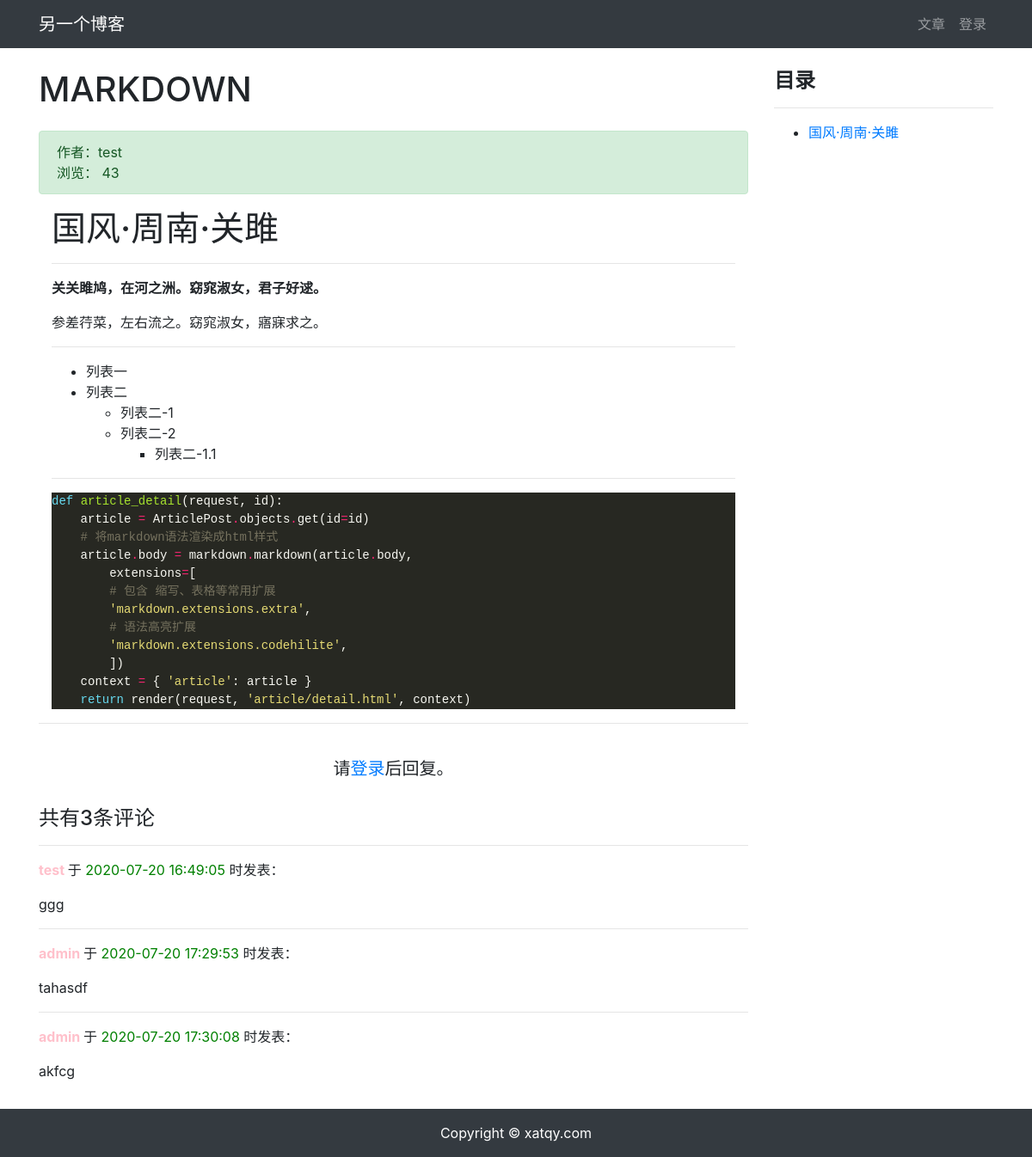
Page /article/article-detail/13/ on the committed database.
### article/models.py (models this page shows, shortened)
class ArticlePost(models.Model):
    author = models.ForeignKey(User, on_delete=models.CASCADE)
    title = models.CharField(max_length=100)
    body = models.TextField()
    created = models.DateTimeField(default=timezone.now)
    updated = models.DateTimeField(auto_now=True)
    total_views = models.PositiveIntegerField(default=0)
    class Meta:
        ordering = ('created',)

### comment/models.py (models this page shows, shortened)
class Comment(models.Model):
    article = models.ForeignKey(
        ArticlePost, on_delete=models.CASCADE, related_name='comments'
    )
    user = models.ForeignKey(
        User, on_delete=models.CASCADE, related_name='comments'
    )
    body = models.TextField()
    created = models.DateTimeField(auto_now_add=True)
    class Meta:
        ordering = ('created',)

### article/views.py (the view)
# urls.py: path('article-detail/<int:id>/', views.article_detail, name='article_detail'),
def article_detail(request, id):
    article = ArticlePost.objects.get(id=id)
    comments = Comment.objects.filter(article=id)
    article.total_views += 1
    article.save(update_fields=['total_views'])
    md = markdown.Markdown(
        extensions=[
            'markdown.extensions.extra',
            'markdown.extensions.codehilite',
            'markdown.extensions.toc',
        ])
    article.body = md.convert(article.body)
    context = {'article': article, 'toc': md.toc, 'comments': comments}
    return render(request, 'article/detail.html', context)

### templates/article/detail.html (shortened to what this page needs)
{% extends "base.html" %}
{% load staticfiles %}
{% block content %}
<div class="container">
    <div class="row">
        <div class="col-9">
            <h1 class="mt-4 mb-4">{{ article.title }}</h1>
        <div class=" alert alert-success">
            <div>
                作者：{{ article.author }}
            </div>
            <div>浏览： {{ article.total_views }}</div>
        </div>
        <div class="col-12">
            <p>{{ article.body|safe }}</p>
        </div>
            <hr>
            {% if user.is_authenticated %}
            <div>
                <form action="{% url 'comment:post_comment' article.id %}" method="POST">
                    {% csrf_token %}
                    <div class="form-group">
                        <label for="body">
                            <strong>我要留言：</strong>
                        </label>
                        <textarea type="text" class="form-control" id="body" name="body" rows="2"></textarea>
                    </div>
                    <button type="submit" class="btn btn-primary">发送</button>
                </form>
            </div>
            <br>
            {% else %}
            <br>
            <h5 class="row justify-content-center">请<a href="{% url 'userprofile:login' %}">登录</a>后回复。</h5>
            <br>
            {% endif %}
            <h4>共有{{ comments.count }}条评论</h4>
            <div >
                {% for comment in comments %}
                <hr>
                <p>
                    <strong style="color:pink">
                        {{ comment.user }}
                    </strong>于
                    <span style="color: green">
                        {{ comment.created|date:"Y-m-d H:i:s" }}
                    </span>时发表：
                </p>
                <pre style="font-family: inherit; font-size: 1em;">{{ comment.body }}</pre>
                {% endfor %}
            </div>
        </div>
            <div class="col-3 mt-4">
                <h4><strong>目录</strong></h4>
                <hr>
                <div>
                    {{ toc|safe }}
                </div>
            </div>
    </div>
</div>
{% endblock content %}

### static/md_css/monokai.css (style rules this page uses)
.codehilite { background: #272822; color: #f8f8f2 }
.codehilite .k { color: #66d9ef }
.codehilite .n { color: #f8f8f2 }
.codehilite .o { color: #f92672 }
.codehilite .p { color: #f8f8f2 }
.codehilite .c1 { color: #75715e }
.codehilite .nb { color: #f8f8f2 }
.codehilite .nf { color: #a6e22e }
.codehilite .w { color: #f8f8f2 }
.codehilite .s1 { color: #e6db74 }

### rows in the picture
ArticlePost: title "MARKDOWN", author "test", total_views "43", body "国风·周南·关雎 关关雎鸠，在河之洲。窈窕淑女，君子好逑。 参差荇菜，左右流之。窈窕淑女，寤寐求之。 列表一 列表二 列表二-1 列表二-2 列表二-1.1 def article_detail ( request , id ): article = ArticlePost . objects . get ( id = id ) # 将markdown语法渲染成html样式 article . body = markdown . markdown ( article . body , extensions = [ # 包含 缩写、表格等常用扩展 'markdown.extensions.extra' , # 语法高亮扩展 'markdown.extensions.codehilite' , ]) context = { 'article' : article } return render ( request , 'article/detail.html' , context )"
Comment: user "test", created "2020-07-20 16:49:05", body "ggg"
Comment: user "admin", created "2020-07-20 17:29:53", body "tahasdf"
Comment: user "admin", created "2020-07-20 17:30:08", body "akfcg"

### other values in the picture
{{ comments.count }} "3"
{{ toc|safe }} "国风·周南·关雎"
